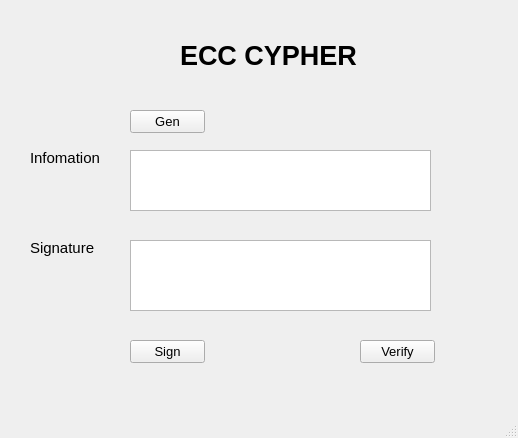
<?xml version="1.0" encoding="UTF-8"?>
<ui version="4.0">
 <class>MainWindow</class>
 <widget class="QMainWindow" name="MainWindow">
  <property name="geometry">
   <rect>
    <x>0</x>
    <y>0</y>
    <width>518</width>
    <height>438</height>
   </rect>
  </property>
  <property name="windowTitle">
   <string>MainWindow</string>
  </property>
  <widget class="QWidget" name="centralwidget">
   <widget class="QPushButton" name="pbtn_Verify">
    <property name="geometry">
     <rect>
      <x>360</x>
      <y>340</y>
      <width>75</width>
      <height>23</height>
     </rect>
    </property>
    <property name="font">
     <font>
      <pointsize>10</pointsize>
     </font>
    </property>
    <property name="text">
     <string>Verify</string>
    </property>
   </widget>
   <widget class="QTextEdit" name="txt_Infomation">
    <property name="geometry">
     <rect>
      <x>130</x>
      <y>150</y>
      <width>301</width>
      <height>61</height>
     </rect>
    </property>
   </widget>
   <widget class="QLabel" name="label_4">
    <property name="geometry">
     <rect>
      <x>30</x>
      <y>240</y>
      <width>91</width>
      <height>16</height>
     </rect>
    </property>
    <property name="font">
     <font>
      <pointsize>11</pointsize>
     </font>
    </property>
    <property name="text">
     <string>Signature</string>
    </property>
   </widget>
   <widget class="QPushButton" name="pbtn_Sign">
    <property name="geometry">
     <rect>
      <x>130</x>
      <y>340</y>
      <width>75</width>
      <height>23</height>
     </rect>
    </property>
    <property name="font">
     <font>
      <pointsize>10</pointsize>
     </font>
    </property>
    <property name="text">
     <string>Sign</string>
    </property>
   </widget>
   <widget class="QLabel" name="label_5">
    <property name="geometry">
     <rect>
      <x>30</x>
      <y>150</y>
      <width>71</width>
      <height>16</height>
     </rect>
    </property>
    <property name="font">
     <font>
      <pointsize>11</pointsize>
     </font>
    </property>
    <property name="text">
     <string>Infomation</string>
    </property>
   </widget>
   <widget class="QTextEdit" name="txt_Signature">
    <property name="geometry">
     <rect>
      <x>130</x>
      <y>240</y>
      <width>301</width>
      <height>71</height>
     </rect>
    </property>
   </widget>
   <widget class="QPushButton" name="pbtn_GenarateKey">
    <property name="geometry">
     <rect>
      <x>130</x>
      <y>110</y>
      <width>75</width>
      <height>23</height>
     </rect>
    </property>
    <property name="font">
     <font>
      <pointsize>10</pointsize>
     </font>
    </property>
    <property name="text">
     <string>Gen</string>
    </property>
   </widget>
   <widget class="QLabel" name="label">
    <property name="geometry">
     <rect>
      <x>180</x>
      <y>30</y>
      <width>181</width>
      <height>51</height>
     </rect>
    </property>
    <property name="font">
     <font>
      <pointsize>20</pointsize>
      <weight>75</weight>
      <bold>true</bold>
     </font>
    </property>
    <property name="text">
     <string>ECC CYPHER</string>
    </property>
   </widget>
  </widget>
  <widget class="QMenuBar" name="menubar">
   <property name="geometry">
    <rect>
     <x>0</x>
     <y>0</y>
     <width>518</width>
     <height>21</height>
    </rect>
   </property>
  </widget>
  <widget class="QStatusBar" name="statusbar"/>
 </widget>
 <resources/>
 <connections/>
</ui>
